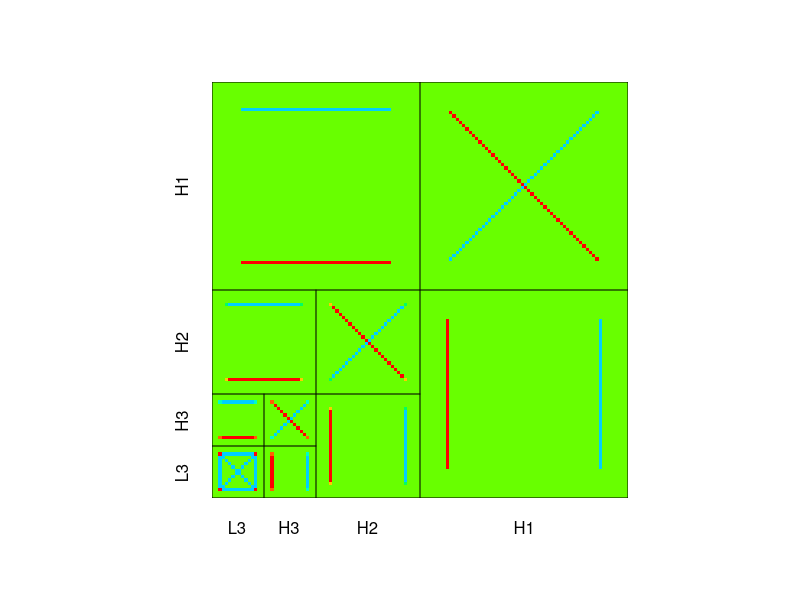
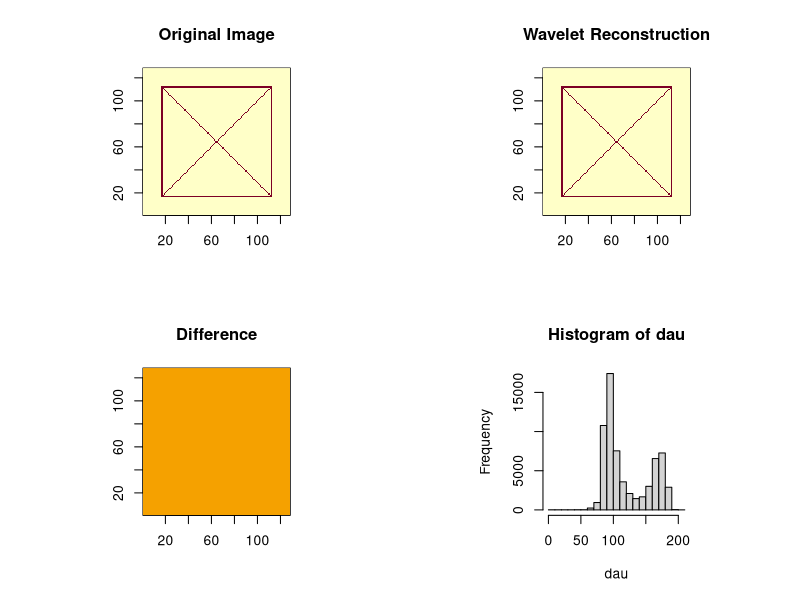
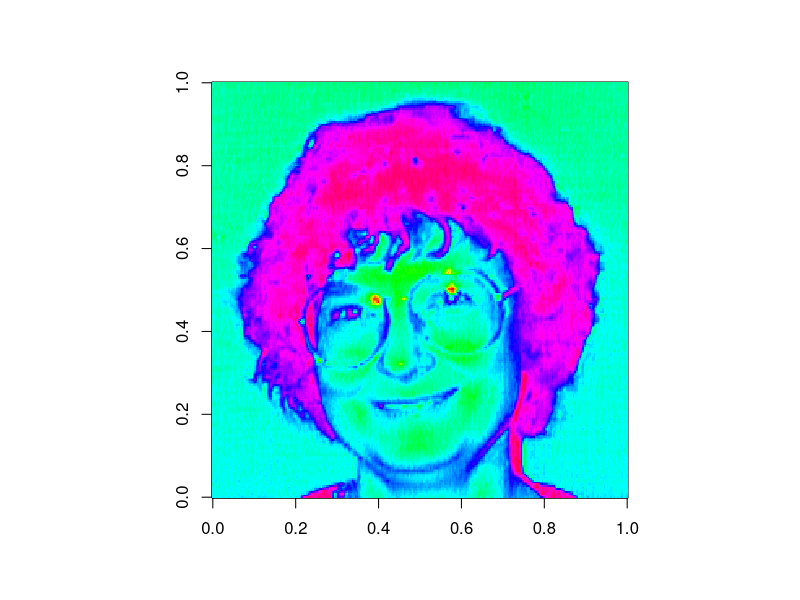
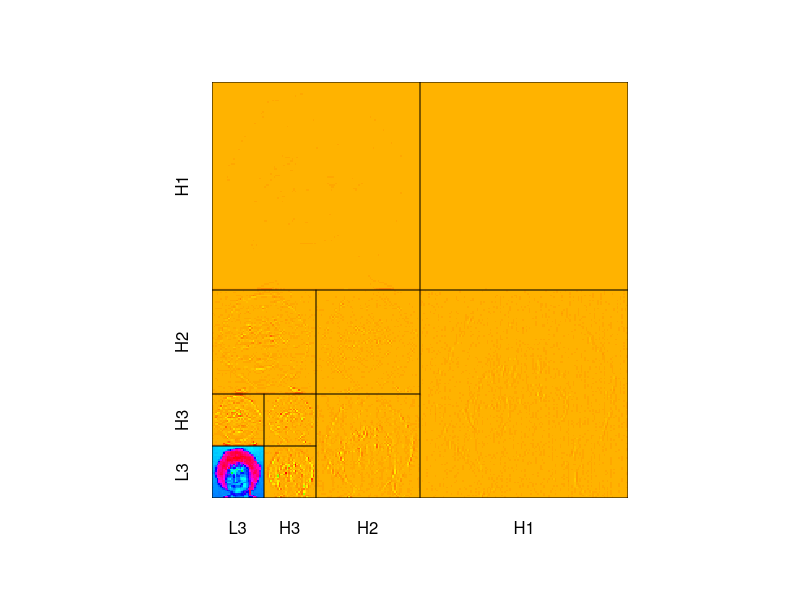

R code for these plots, in order:
## ---- chunk 1
library(waveslim)
## ---- chunk 2
data(xbox)
xbox.dwt <- dwt.2d(xbox, "haar", 3)
par(mfrow=c(1,1), pty="s")
plot.dwt.2d(xbox.dwt)
par(mfrow=c(2,2), pty="s")
image(1:dim(xbox)[1], 1:dim(xbox)[2], xbox, xlab="", ylab="",
      main="Original Image")
image(1:dim(xbox)[1], 1:dim(xbox)[2], idwt.2d(xbox.dwt), xlab="", ylab="",
      main="Wavelet Reconstruction")
image(1:dim(xbox)[1], 1:dim(xbox)[2], xbox - idwt.2d(xbox.dwt),
      xlab="", ylab="", main="Difference")
## ---- chunk 3
data(dau)
dim(dau)
hist(dau)
par(mfrow=c(1,1), pty="s")
image(dau, col=rainbow(128))
sum(dau^2)
dau.dwt <- dwt.2d(dau, "d4", 3)
plot.dwt.2d(dau.dwt)
sum(plot.dwt.2d(dau.dwt, plot=FALSE)^2)
## ---- chunk 4
packageVersion("waveslim")
